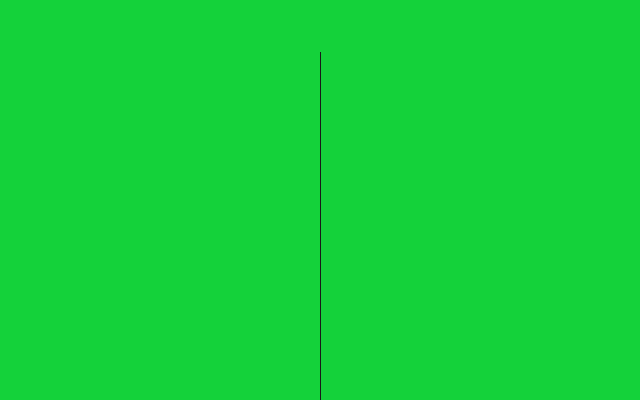
Frame 1 (no input)
Frame 60 (the mouse pressed at the canvas centre just before this capture): identical to frame 1, image omitted
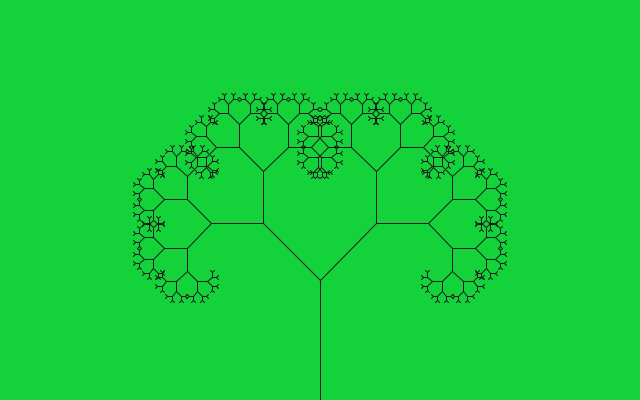
Frame 120 (the mouse held since frame 60 and released just before this capture)

The Processing sketch that drew these frames (run headless with seeded random() and noise(); from frame 60 on, the mouse is pressed at the canvas centre):

// Processing sketch: processing_14000
// ── processing_14000.pde

/**
 * Recursive Tree
 * by Daniel Shiffman.  
 * 
 * Renders a simple tree-like structure via recursion. 
 * The branching angle is calculated as a function of 
 * the horizontal mouse location. Move the mouse left
 * and right to change the angle.
 */
 
float theta;   

void setup() {
  size(640, 400);
  smooth();
}

void draw() {
  background(20,210,58);
  frameRate(30);
  stroke(25);
  // Let's pick an angle 0 to 90 degrees based on the mouse position
  float a = (mouseX / (float) width) * 90f;
  // Convert it to radians
  theta = radians(a);
  // Start the tree from the bottom of the screen
  translate(width/2,height);
  // Draw a line 120 pixels
  line(0,0,0,-120);
  // Move to the end of that line
  translate(0,-120);
  // Start the recursive branching!
  branch(120);

}

void branch(float h) {
  // Each branch will be 2/3rds the size of the previous one
  h *= 0.66;
  
  // All recursive functions must have an exit condition!!!!
  // Here, ours is when the length of the branch is 2 pixels or less
  if (h > 2) {
    pushMatrix();    // Save the current state of transformation (i.e. where are we now)
    rotate(theta);   // Rotate by theta
    line(0, 0, 0, -h);  // Draw the branch
    translate(0, -h); // Move to the end of the branch
    branch(h);       // Ok, now call myself to draw two new branches!!
    popMatrix();     // Whenever we get back here, we "pop" in order to restore the previous matrix state
    
    // Repeat the same thing, only branch off to the "left" this time!
    pushMatrix();
    rotate(-theta);
    line(0, 0, 0, -h);
    translate(0, -h);
    branch(h);
    popMatrix();
  }
}


                                
